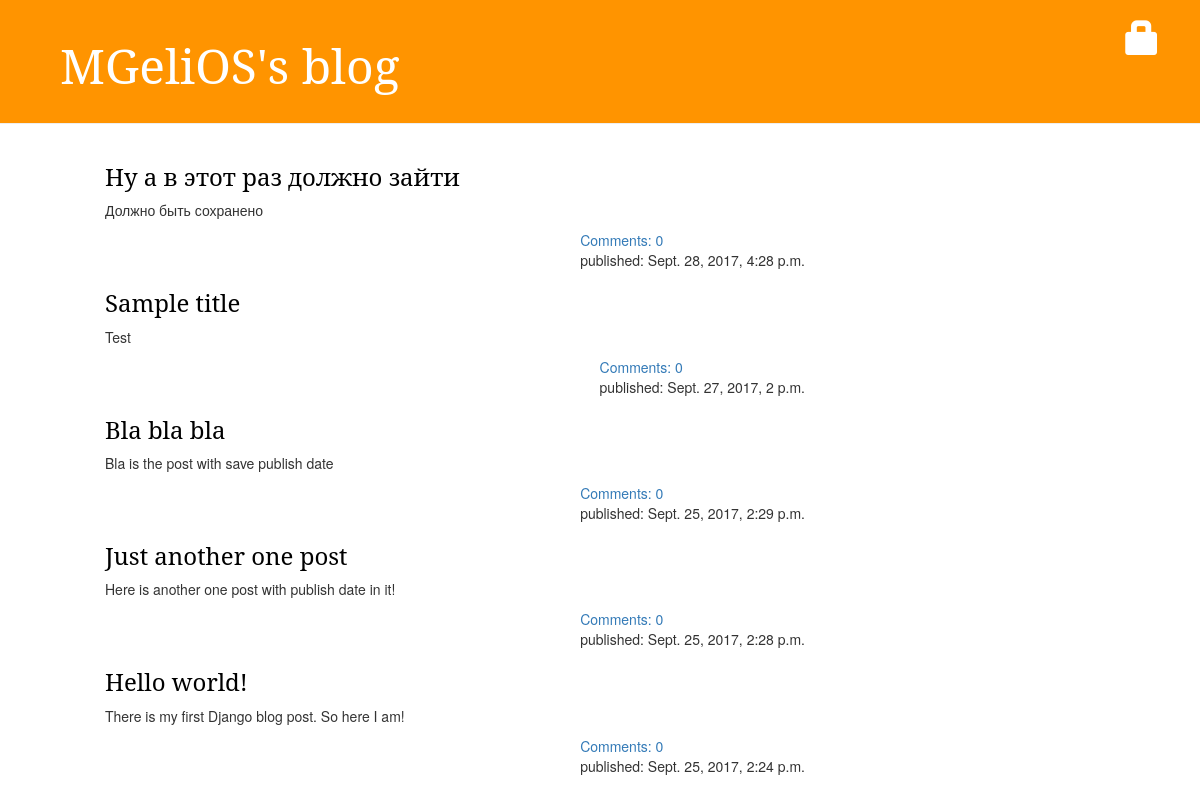
The app's page /, older data.
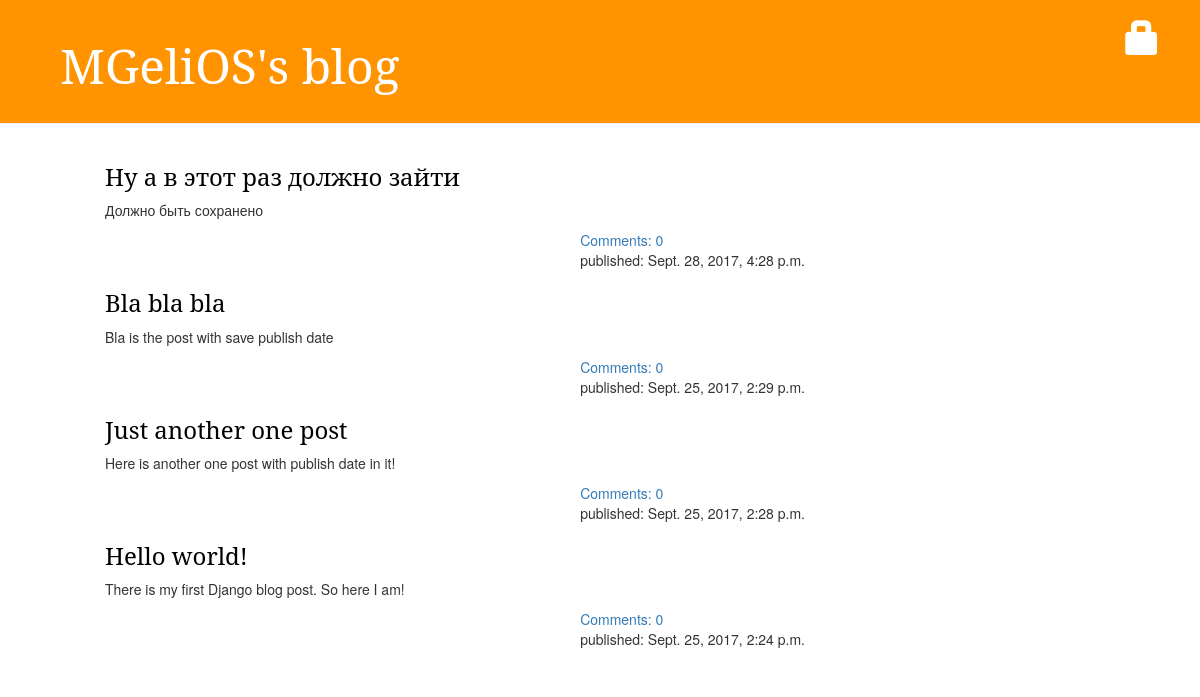
The same page, newer data.
### blog/models.py (models this page shows, shortened)
class Post(models.Model):
    author = models.ForeignKey('auth.User')
    title = models.CharField(max_length=200)
    text = models.TextField()
    created_date = models.DateTimeField(default=timezone.now)
    published_date = models.DateTimeField(blank=True, null=True)
    def approved_comments(self):
        return self.comments.filter(approved_comment=True)

### blog/views.py (the view)
# urls.py: url(r'^$', views.post_list, name='post_list'),
def post_list(request):
    posts = Post.objects.filter(published_date__isnull=False).order_by('-published_date')
    return render(request, 'blog/post_list.html', {'posts': posts})

### blog/templates/blog/post_list.html
{% extends 'blog/base.html' %}
{% block content %}
    {% for post in posts %}
        <article class="post">
            <header>
                <h3><a href="{% url 'post_detail' pk=post.pk %}">{{post.title}}</a></h3>
            </header>
            <div>
                <p>{{post.text|linebreaksbr}}</p>
            </div>
            <footer class="date">
                <a href="{% url 'post_detail' pk=post.pk %}">Comments: {{ post.approved_comments.count }}</a>
                <p>published: {{post.published_date}}</p>
            </footer>
        </article>
    {% endfor %}
{% endblock %}

Row changes from the older to the newer data that the page shows:
removed Post: title "Sample title", text "Test", approved_comments.count "0", published_date "Sept. 27, 2017, 2 p.m."
